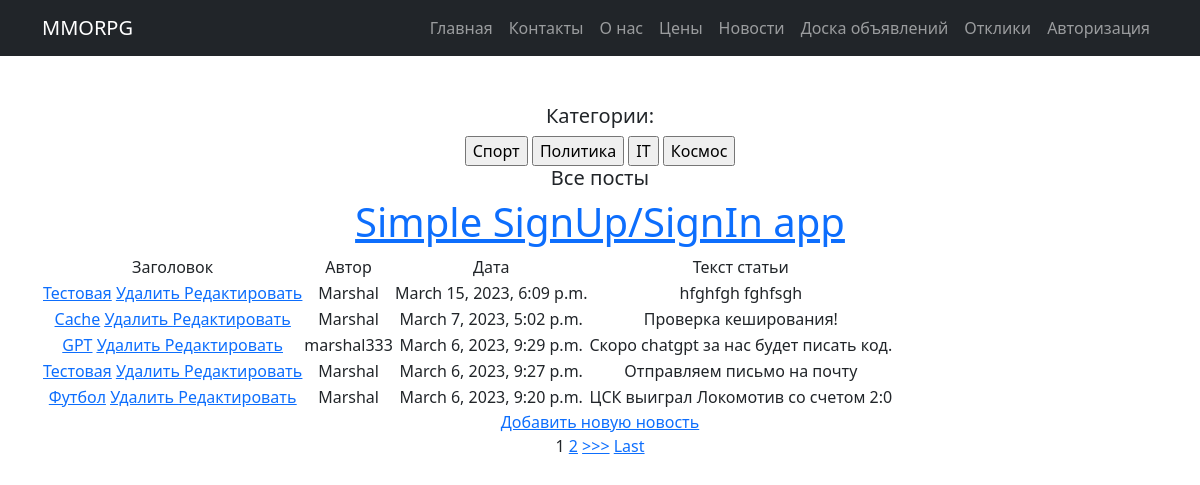
Page /news/ on the committed database.
### news/models.py (models this page shows, shortened)
class Category(models.Model):
    categoryName = models.CharField(max_length=255, unique=True)
    subscribers = models.ManyToManyField(User, through="AuthorCategory")
    def __str__(self):
        return f'{self.categoryName}'

class Post(models.Model):
    authorArticle = models.ForeignKey(Author, on_delete=models.CASCADE)
    article = 'AR'
    news = 'NW'
    TEXT = [
        (article, 'Статья'),
        (news, 'Новость')
    ]
    textContent = models.CharField(max_length=2,
                                   choices=TEXT,
                                   default=news)
    creationTime = models.DateTimeField(auto_now_add=True)
    textCategory = models.ManyToManyField(Category, through='PostCategory')
    header = models.CharField(max_length=255)
    postText = models.TextField()
    rating = models.IntegerField(default=1)

class Author(models.Model):
    account = models.OneToOneField(User, on_delete=models.CASCADE)
    ratingAuthor = models.IntegerField(default=0)

### news/views.py (the view, shortened to what this page needs)
# urls.py: path('', NewsList.as_view()),
class NewsList(ListView):
	model = Post
	template_name = 'news_list.html'  # указываем имя шаблона, в котором будет лежать HTML, в нём будут все инструкции о том, как именно пользователю должны вывестись наши объекты
	context_object_name = 'newsall'
	queryset = Post.objects.order_by('-creationTime')
	paginate_by = 5
	def get_context_data(self, **kwargs):
		context = super().get_context_data(**kwargs)
		context['categ'] = Category.objects.all()
		return context

### templates/news_list.html (shortened to what this page needs)
{% extends 'flatpages/default.html' %}
{% load custom_filters %}
{% block content %}
        <h5>Категории:</h5>
    {% for category in categ %}
    <form style='display:inline;' method='post'>
        <input type="submit" value="{{ category }}" name="btn">
    </form>
    {% endfor %}
    {% if cat_name %}
        <h5>Все посты категории {{cat_name}}</h5>
        <form method='post' action="/news/category/">
            {% csrf_token %}
            <input type="hidden" value="{{cat_name}}" name= 'sub'>
            <input type="submit" value="Подписаться на категорию {{cat_name}} !" name="btnsub">
        </form>
    {% else %}
        <h5>Все посты</h5>
    {% endif %}
        <div>
            <h1><a href="/">Simple SignUp/SignIn app</a></h1>
        </div>
        <table>
            <tr>
                <td>
                    Заголовок
                </td>
                <td>
                    Автор
                </td>
                <td>
                    Дата
                </td>
                <td>
                    Текст статьи
                </td>
            </tr>
        {% for article in newsall %}
            <tr>
                <td>
                   <a href="{% url 'news' article.id %}">{{ article.header}}</a>
                    <a href="{% url 'news_delete' article.id %}"><u> Удалить </u></a>
	                <a href="{% url 'news_update' article.id %}"><u> Редактировать </u></a>
                </td>
                <td>
		            {{ article.authorArticle.account}}
                </td>
                <td>
		            {{ article.creationTime}}
                </td>
                <td>
                    {{ article.postText}}
                </td>
            </tr>
        {% endfor %}
        </table>
 <a href="{% url 'news_create' %}">Добавить новую новость</a> <br>
{% if is_paginated %}
    {% for num in page_obj.paginator.page_range %}
        {% if page_obj.number == num %}
            <a>{{ num }}</a>
        {% elif num > page_obj.number|add:'-3' and num < page_obj.number|add:'3' %}
            <a href="?page={{ num }}">{{ num }}</a>
        {% endif %}
    {% endfor %}
    {% if page_obj.has_next %}
        <a href="?page={{ page_obj.next_page_number }}">>>></a>
        <a href="?page={{ page_obj.paginator.num_pages }}">Last</a>
    {% endif %}
{% endif %}
{% endblock content %}

### rows in the picture
Category: btn "Спорт"
Category: btn "Политика"
Category: btn "IT"
Category: btn "Космос"
Post: header "Тестовая", authorArticle.account "Marshal", creationTime "March 15, 2023, 6:09 p.m.", postText "hfghfgh fghfsgh"
Post: header "Cache", authorArticle.account "Marshal", creationTime "March 7, 2023, 5:02 p.m.", postText "Проверка кеширования!"
Post: header "GPT", authorArticle.account "marshal333", creationTime "March 6, 2023, 9:29 p.m.", postText "Скоро chatgpt за нас будет писать код."
Post: header "Тестовая", authorArticle.account "Marshal", creationTime "March 6, 2023, 9:27 p.m.", postText "Отправляем письмо на почту"
Post: header "Футбол", authorArticle.account "Marshal", creationTime "March 6, 2023, 9:20 p.m.", postText "ЦСК выиграл Локомотив со счетом 2:0"

### other values in the picture
{{ num }} "1"
{{ num }} "2"
